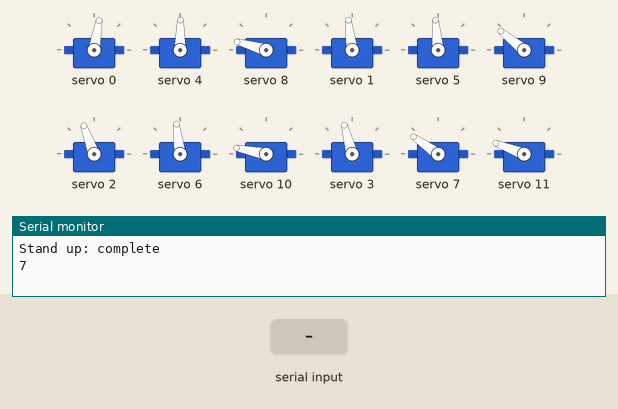
Simulated run of this sketch. Board: Arduino Uno, built with avr-gcc and run on an emulated ATmega328P. Shown: 12 × servo, the last lines printed to the serial monitor. Inputs (shaded band) come from the test bench.

Above: at 6.2 s.
6.3 s: "90 45\n" received over Serial
At 6.9 s:
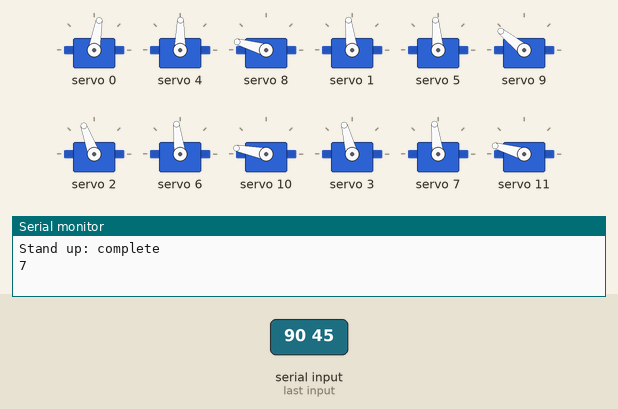
9.8 s: "30 150\n" received over Serial
At 10.4 s:
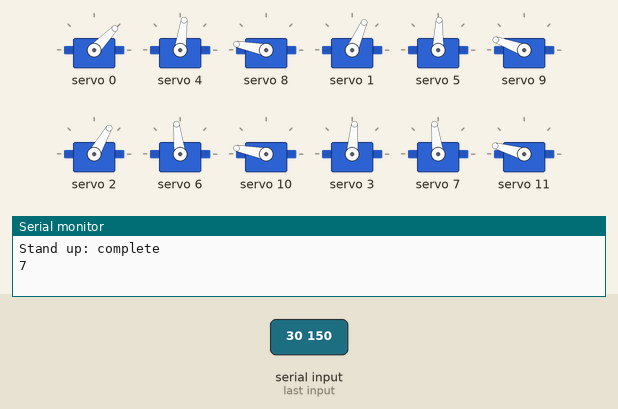
13.3 s: "1 90\n" received over Serial
At 13.9 s:
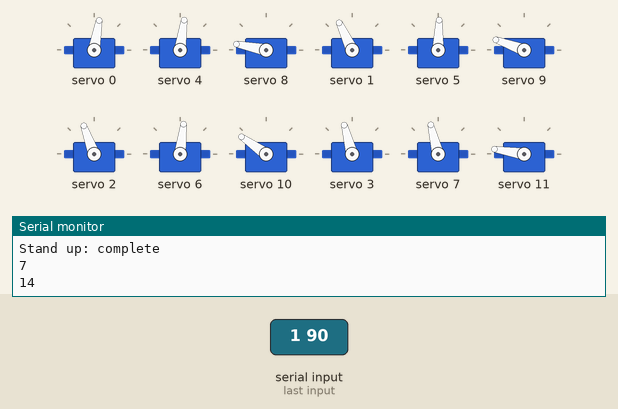
20.3 s: "12\n" received over Serial
27.3 s: "1 90 45\n" received over Serial
Timing chart, 0 to 37.6 s (numbered marks = the images above; inputs shaded):
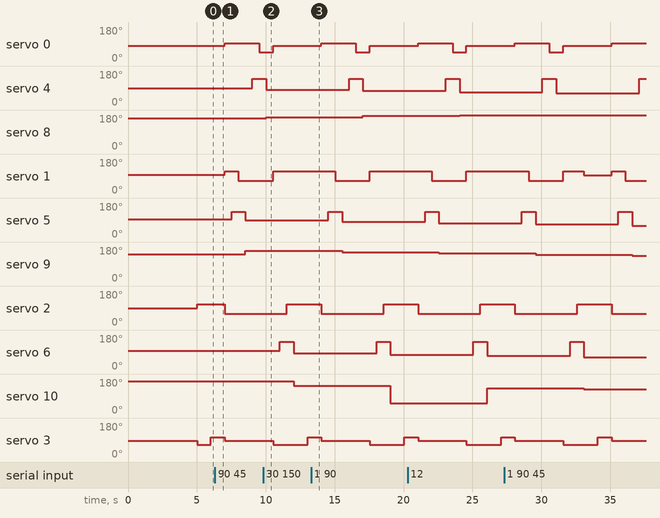

The sketch:

task1_offset_increment.ino
```cpp
#include <Adafruit_PWMServoDriver.h>
#include <Wire.h>
//#include <Servo.h>

Adafruit_PWMServoDriver Ada = Adafruit_PWMServoDriver();

#define servoMAX 600
#define servoMIN 150

unsigned long previousMillis = 0;

void nonBlockingDelay(int interval) {
  unsigned long currentMillis = millis();
  if (currentMillis - previousMillis >= interval) {
    // Reset the timer
    previousMillis = currentMillis;
  }
}

void stand_instanly() {
  setPos(0, 75);
  nonBlockingDelay(500);
  setPos(4, 84);
  nonBlockingDelay(500);
  setPos(8, 160);
  nonBlockingDelay(500);
  setPos(1, 92);
  nonBlockingDelay(500);
  setPos(5, 90);
  nonBlockingDelay(500);
  setPos(9, 137);
  nonBlockingDelay(500);
  setPos(2, 85);
  nonBlockingDelay(500);
  setPos(6, 92);
  nonBlockingDelay(500);
  setPos(10, 165);
  nonBlockingDelay(500);
  setPos(3, 80);
  nonBlockingDelay(500);
  setPos(7, 85);
  nonBlockingDelay(500);
  setPos(11, 155);
  nonBlockingDelay(500);
  Serial.println("Stand up: complete");
}

void setPos(int servo,int angle) {
    // Map angle to pulse width (0,180) --> (150,600)
    int pulseWidth = map(angle, 0, 180, servoMIN, servoMAX);

    // Set the on and off times for the PCA9685
    Ada.setPWM(servo, 0, pulseWidth);
}

void stand(){
    setPos(0, 75);
    delay(500);
    setPos(4, 84);
    delay(500);
    setPos(8, 170);
    delay(500);
    setPos(1, 92);
    delay(500);
    setPos(5, 90);
    delay(500);
    setPos(9, 137);
    delay(500);
    setPos(2, 85);
    delay(500);
    setPos(6, 92);
    delay(500);
    setPos(10, 165);
    delay(500);
    setPos(3, 80);
    delay(500);
    setPos(7, 85);
    delay(500);
    setPos(11, 150);
    delay(500);
    Serial.println("Stand up: complete");
}

void linear(){
    setPos(0, 45);
    setPos(2, 65);
    setPos(1, 115);
    setPos(3, 100);
    delay(500);
}

void step1(){
//prepleg1
    setPos(3, 100);
    setPos(1, 60);
    delay(700);
    setPos(4, 120);
    setPos(8, 120);
    delay(700);
    setPos(0, 50);
    delay(500);
    setPos(4, 60);
    delay(700);
//thrust1
    setPos(1, 110);
    setPos(3, 60);
    setPos(10, 145);
    setPos(8, 155);
    delay(1000);

// //regain pos1
//     setPos(2, 105);
//     setPos(10, 160);
//     delay(700);
//     setPos(6, 50);
//     setPos(10, 140);
//     delay(1000);

//     setPos(1, 92);
//     setPos(9, 125);
//     delay(700);
//     setPos(5, 70);
//     delay(1000);

// //prepleg2
//     setPos(7,95);
//     delay(700);
//     setPos(11,110);
//     delay(700);
//     setPos(3,100);
//     delay(700);
//     setPos(7, 60);
//     delay(700);
// //thrust2
//     setPos(11,140);
//     setPos(9, 105);
//     setPos(0, 90);
//     setPos(2,55);
//     delay(1000);

// regain pos 2
    stand_instanly();

}
void step2(){
  //prepleg1
    setPos(0, 50);
    setPos(2, 105);
    delay(700);
    setPos(7, 120);
    setPos(11, 120);
    delay(700);
    setPos(3, 100);
    delay(500);
    setPos(7, 50);
    delay(700);
//thrust1
    setPos(0, 90);
    setPos(2, 55);
    setPos(11, 145);
    setPos(9, 125);
    delay(1000);

// //regain pos1
//     setPos(2, 105);
//     setPos(10, 160);
//     delay(700);
//     setPos(6, 50);
//     setPos(10, 140);
//     delay(1000);

//     setPos(1, 92);
//     setPos(9, 125);
//     delay(700);
//     setPos(5, 75);
//     delay(1000);

// //prepleg2
//     setPos(7,95);
//     delay(700);
//     setPos(11,120);
//     delay(700);
//     setPos(3,100);
//     delay(700);
//     setPos(7, 70);
//     delay(700);
// //thrust2
//     setPos(11,140);
//     setPos(9, 105);
//     setPos(0, 90);
//     setPos(2,55);
//     delay(1000);
//regain2
    stand_instanly();
}
void step3(){
//prepleg1
    setPos(3, 100);
    setPos(1, 60);
    delay(700);
    setPos(4, 120);
    setPos(8, 100);
    delay(700);
    setPos(0, 50);
    delay(500);
    setPos(4, 60);
    delay(700);
//thrust1
    setPos(1, 110);
    setPos(3, 60);
    setPos(10, 145);
    setPos(8, 155);
    delay(1000);
//regain3
    // stand_instantly();
}
void step4(){
  //prepleg1
    setPos(0, 50);
    setPos(2, 105);
    delay(700);
    setPos(7, 120);
    setPos(11, 120);
    delay(700);
    setPos(3, 100);
    delay(500);
    setPos(7, 50);
    delay(700);
//thrust1
    setPos(0, 90);
    setPos(2, 55);
    setPos(11, 145);
    setPos(9, 125);
    delay(1000);
}

//End of Functions

void setup() {
  Serial.begin(9600);
  Ada.begin();
  Ada.setPWMFreq(60);
  stand_instanly();
  //compensate();
  delay(5000);
}
void walking(){
  step1();
  delay(700);
  step2();
  delay(700);
  // step3();
  // delay(700);
  // step4();
}
// void compensate(){
//   setPos(11, 145);
//   setPos(10, 155);
// }
void creepwalk(int i){
  //prep
  setPos(2, 105);
  setPos(3, 60);
  delay(500);
  //walking leg 4
  setPos(7,140);
  delay(500);
  setPos(3,100);
  delay(500);
  setPos(7, 85+i);
  setPos(11, 155+i-2);
  delay(500);
  setPos(3, 80);
  setPos(0, 90);
  setPos(1, 110);
  setPos(2, 55);
  delay(500);
  //walking leg2
  setPos(5, 130);
  delay(500);
  setPos(1 ,60);
  delay(500);
  setPos(5, 90-i);
  setPos(9, 165-i-2);
  delay(500);
  //walking leg1
  setPos(4, 135);
  delay(500);
  setPos(0, 40);
  delay(500);
  setPos(4, 84-i);
  setPos(8, 160+i-2);
  delay(500);
  setPos(0, 75);
  setPos(3, 60);
  setPos(1, 110);
  delay(500);
  //Preprep
  setPos(6, 140);
  delay(500);
  setPos(2, 105);
  delay(500);
  setPos(6, 85-i);
  setPos(10, 150-i-2);
}

int i = 0;

void loop() {
  i+=7;
  Serial.println(i);
  creepwalk(i);

  if (Serial.available() > 0) {
    // Read the integers from serial
    int serNum = Serial.parseInt();

    // Check if there's a space before reading the second integer
    if (Serial.read() == ' ') {
      int degVal = Serial.parseInt();

    Serial.print(serNum);
    Serial.print(' ');
    Serial.println(degVal);

      // Perform tasks based on the received integers
      switch (serNum) {
        case 12:
          stand();
          break;

        case 13:
          linear();
          break;

        case 14:
          step1();
          break;

        case 15:
          step2();
          break;

        case 16:
          stand_instanly();
          break;

        default:
          // Code to handle invalid or unrecognized values of the first integer
          setPos(serNum, degVal);
          break;

      }
    }
  }
}
```
